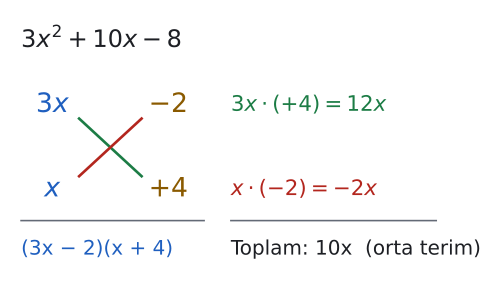

Write the Python code that produced this figure.
import sys; sys.path.insert(0, "tools")
from cizim import *

# 3x^2 + 10x - 8 için çapraz çarpım şeması: satırlar çarpanları, çaprazlar orta terimi verir.
fig, ax = sekil(6, 3.6)
ax.axis("off")
ax.set_xlim(0, 10); ax.set_ylim(0, 6)
ax.text(0.3, 5.3, r"$3x^2 + 10x - 8$", fontsize=18, va="center")
# sol sütun (baş terimin çarpanları), sağ sütun (sabit terimin çarpanları)
ax.text(1.0, 3.8, r"$3x$", fontsize=20, ha="center", va="center", color=MAVI)
ax.text(1.0, 1.9, r"$x$", fontsize=20, ha="center", va="center", color=MAVI)
ax.text(3.6, 3.8, r"$-2$", fontsize=20, ha="center", va="center", color=SARI)
ax.text(3.6, 1.9, r"$+4$", fontsize=20, ha="center", va="center", color=SARI)
ax.plot([1.6, 3.0], [3.5, 2.2], color=YESIL, lw=2)
ax.plot([1.6, 3.0], [2.2, 3.5], color=KIRMIZI, lw=2)
ax.plot([0.3, 4.4], [1.2, 1.2], color=SOLUK, lw=1.2)
# çapraz çarpımlar
ax.text(5.0, 3.8, r"$3x \cdot (+4) = 12x$", fontsize=16, va="center", color=YESIL)
ax.text(5.0, 1.9, r"$x \cdot (-2) = -2x$", fontsize=16, va="center", color=KIRMIZI)
ax.plot([5.0, 9.6], [1.2, 1.2], color=SOLUK, lw=1.2)
ax.text(5.0, 0.55, "Toplam: 10x  (orta terim)", fontsize=15, va="center")
ax.text(0.3, 0.55, "(3x − 2)(x + 4)", fontsize=15, va="center", color=MAVI)
kaydet(fig, __file__)
